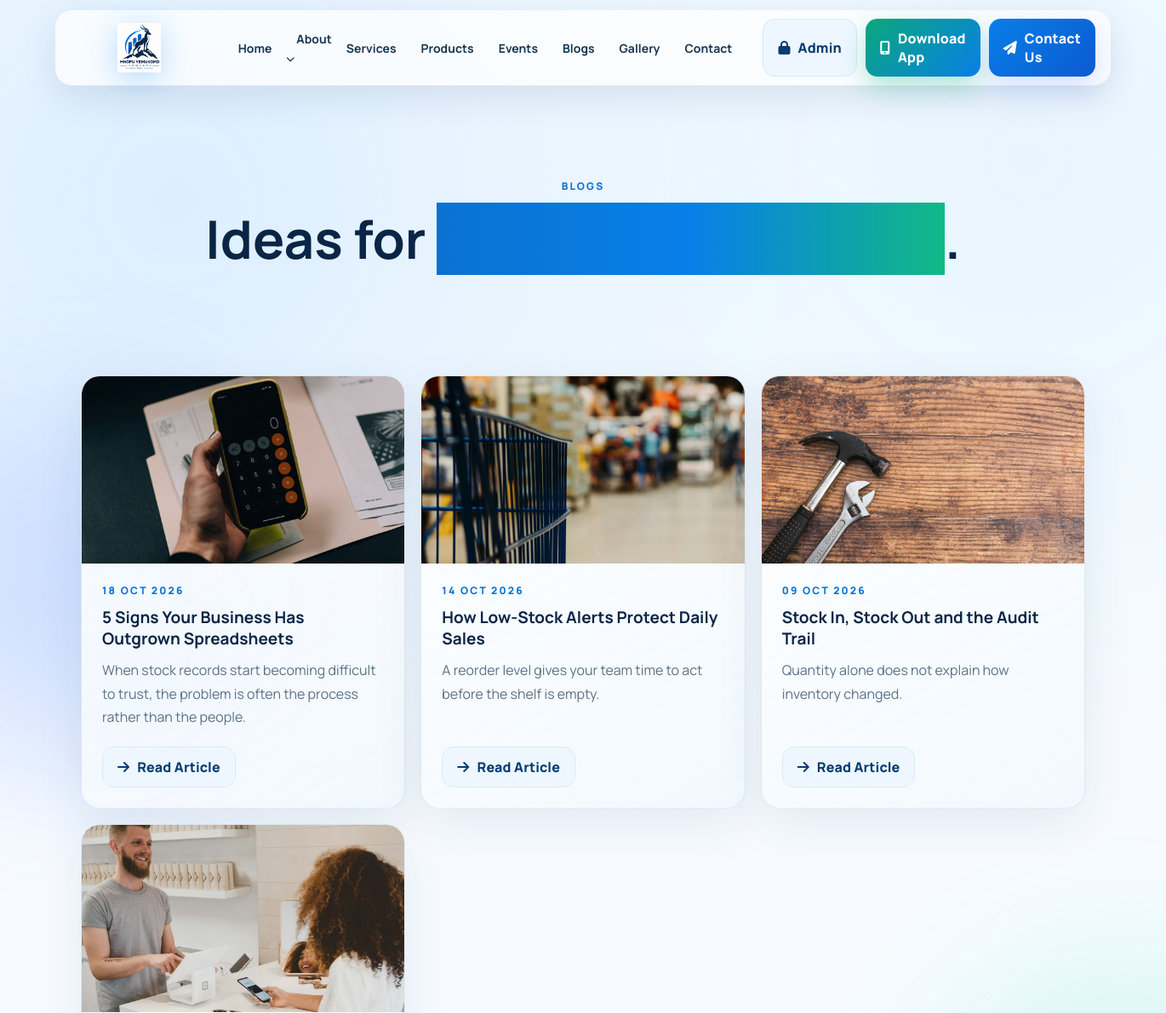
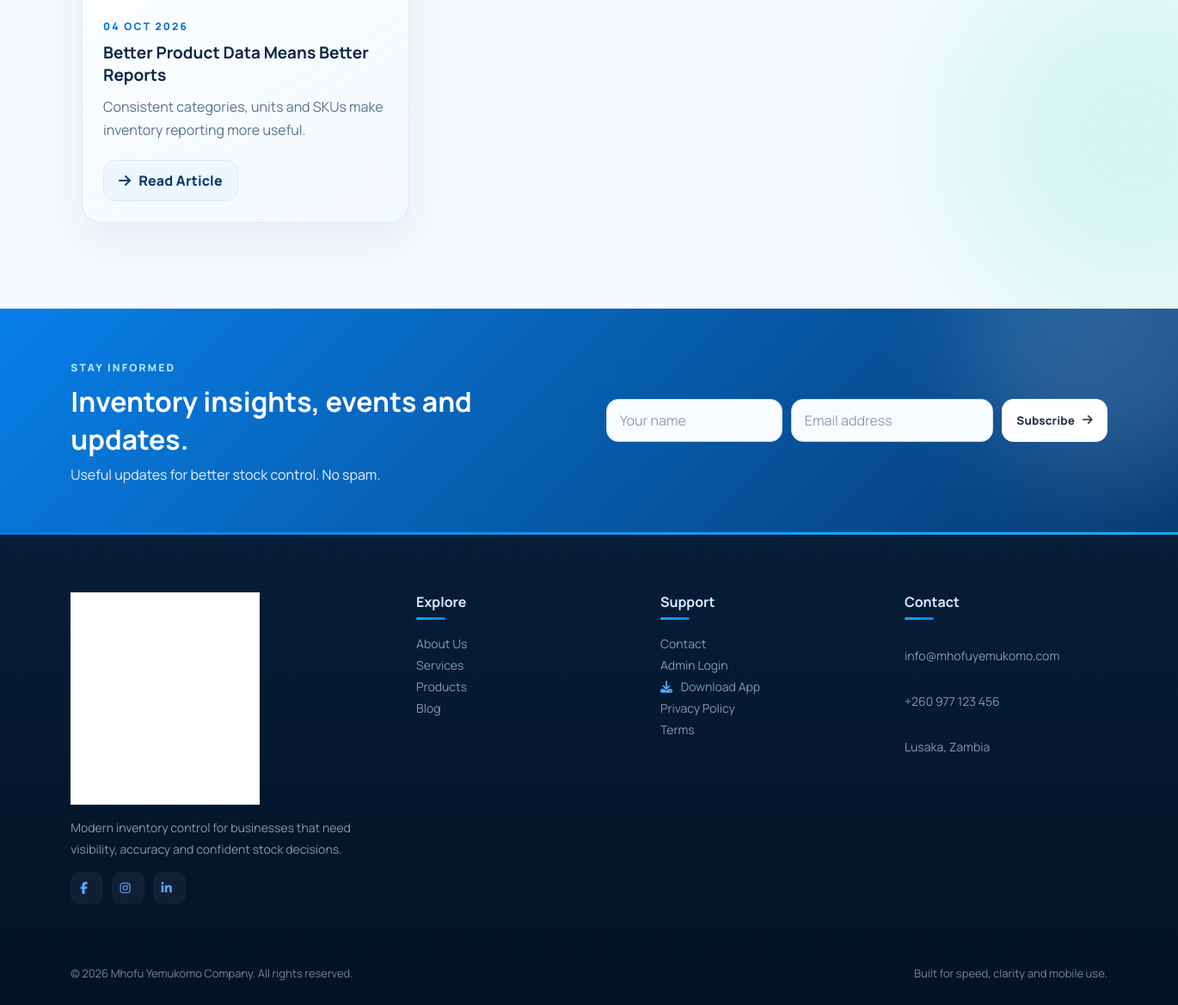
/blogs.php, run on the app's committed database (2 pictures, top to bottom).
### tables this page shows
CREATE TABLE `blogs` (
  `id` int(10) unsigned NOT NULL AUTO_INCREMENT,
  `title` varchar(220) NOT NULL,
  `slug` varchar(220) NOT NULL,
  `category` varchar(120) DEFAULT NULL,
  `favicon` varchar(500) DEFAULT NULL,
  `keywords` varchar(500) DEFAULT NULL,
  `excerpt` text DEFAULT NULL,
  `body` longtext DEFAULT NULL,
  `image_url` varchar(500) DEFAULT NULL,
  `seo_title` varchar(220) DEFAULT NULL,
  `meta_description` varchar(320) DEFAULT NULL,
  `og_title` varchar(220) DEFAULT NULL,
  `og_description` varchar(320) DEFAULT NULL,
  `og_image` varchar(500) DEFAULT NULL,
  `status` varchar(30) DEFAULT 'draft',
  `published_at` datetime DEFAULT NULL,
  `created_at` timestamp NOT NULL DEFAULT current_timestamp(),
  `updated_at` timestamp NOT NULL DEFAULT current_timestamp() ON UPDATE current_timestamp(),
  PRIMARY KEY (`id`),
  KEY `idx_blog_slug` (`slug`),
  KEY `idx_blog_status` (`status`),
  KEY `idx_blog_published` (`published_at`)
);

CREATE TABLE `site_settings` (
  `id` int(10) unsigned NOT NULL AUTO_INCREMENT,
  `business_name` varchar(150) DEFAULT NULL,
  `email` varchar(190) DEFAULT NULL,
  `phone` varchar(60) DEFAULT NULL,
  `address` varchar(255) DEFAULT NULL,
  `created_at` timestamp NOT NULL DEFAULT current_timestamp(),
  PRIMARY KEY (`id`)
);

### includes/functions.php (called while the page is built, shortened)
<?php
function e($v){return htmlspecialchars((string)$v,ENT_QUOTES,'UTF-8');}

### blogs.php (the view)
<?php require 'config/db.php';$blogs=$pdo->query("SELECT * FROM blogs WHERE status='published' ORDER BY published_at DESC,id DESC")->fetchAll();$page_title='Blog';include 'includes/header.php';?><section class="page-hero"><div class="container"><span class="eyebrow">Blogs</span><h1>Ideas for <span class="gradient-text">better stock control</span>.</h1></div></section><section class="content-shell"><div class="container card-grid"><?php foreach($blogs as $b):?><article class="glass-card image-card blog-card"><img src="<?=e($b['image_url'])?>" alt="<?=e($b['title'])?>"><div class="body"><span class="eyebrow"><?=date('d M Y',strtotime($b['published_at']))?></span><h3><?=e($b['title'])?></h3><p><?=e($b['excerpt'])?></p><a class="btn btn-ghost" href="blog?slug=<?=urlencode($b['slug'])?>"><i class="fa-solid fa-arrow-right"></i> Read Article</a></div></article><?php endforeach;?></div></section><?php include 'includes/footer.php'; ?>

### includes/header.php (shortened to what this page needs)
<?php require_once __DIR__.'/functions.php'; require_once dirname(__DIR__).'/config/db.php'; if(session_status()!==PHP_SESSION_ACTIVE) session_start(); $settings=$pdo->query("SELECT * FROM site_settings LIMIT 1")->fetch()?:[]; ?>
<!doctype html><html lang="en"><head>
<link rel="stylesheet" href="https://cdnjs.cloudflare.com/ajax/libs/font-awesome/6.6.0/css/all.min.css"><link rel="stylesheet" href="https://cdn.jsdelivr.net/npm/toastify-js/src/toastify.min.css"><link rel="stylesheet" href="assets/css/style.css"></head><body>
<div class="cursor-dot"></div><div class="cursor-ring"></div><div class="motion-orb orb-a"></div><div class="motion-orb orb-b"></div>
<header class="site-header"><a class="logo brand-image" href="index"><img src="assets/img/mhofu-logo.png" alt="Mhofu Yemukomo Company"></a><nav class="main-nav"><a href="index">Home</a><span class="nav-drop"><a href="about">About <i class="fa-solid fa-chevron-down"></i></a></span><a href="services">Services</a><a href="products">Products</a><a href="events">Events</a><a href="blogs">Blogs</a><a href="gallery">Gallery</a><a href="contact">Contact</a></nav><div class="nav-actions"><a class="btn btn-ghost" href="login"><i class="fa-solid fa-lock"></i> Admin</a><a class="btn btn-dl" href="assets/downloads/Mhofu-Inventory-Manager.apk" download><i class="fa-solid fa-mobile-screen-button"></i> Download App</a><a class="btn btn-primary" href="contact"><i class="fa-solid fa-paper-plane"></i> Contact Us</a></div></header><main>

### includes/footer.php (shortened to what this page needs)
</main>
<section class="newsletter-band"><div><span class="eyebrow">Stay informed</span><h2>Inventory insights, events and updates.</h2><p>Useful updates for better stock control. No spam.</p></div><form id="newsletterForm" class="newsletter-form" novalidate><input name="name" aria-label="Name" placeholder="Your name"><input name="email" type="email" aria-label="Email" placeholder="Email address"><button class="btn btn-light" type="submit"><span>Subscribe</span><i class="fa-solid fa-arrow-right"></i></button></form></section>
<footer class="footer"><div class="footer-grid"><div><a class="logo footer-logo" href="index"><img class="footer-brand-img" src="assets/img/mhofu-logo.png" alt="Mhofu Yemukomo Company"></a><p>Modern inventory control for businesses that need visibility, accuracy and confident stock decisions.</p><div class="socials"><a href="#"><i class="fa-brands fa-facebook-f"></i></a><a href="#"><i class="fa-brands fa-instagram"></i></a><a href="#"><i class="fa-brands fa-linkedin-in"></i></a></div></div><div><h4>Explore</h4><a href="about">About Us</a><a href="services">Services</a><a href="products">Products</a><a href="blogs">Blog</a></div><div><h4>Support</h4><a href="contact">Contact</a><a href="login">Admin Login</a><a href="assets/downloads/Mhofu-Inventory-Manager.apk" download><i class="fa-solid fa-download"></i> Download App</a><a href="#">Privacy Policy</a><a href="#">Terms</a></div><div><h4>Contact</h4><p><?=e($settings['email']??'admin@example.com')?></p><p><?=e($settings['phone']??'+260 000 000 000')?></p><p><?=e($settings['address']??'Lusaka, Zambia')?></p></div></div><div class="footer-bottom"><span>© <?=date('Y')?> <?=e($settings['business_name']??'Mhofu Yemukomo Company')?>. All rights reserved.</span><span>Built for speed, clarity and mobile use.</span></div></footer>
</body></html>

### data on the page
blogs: image_url (picture), published_at "18 OCT 2026", title "5 Signs Your Business Has Outgrown Spreadsheets", excerpt "When stock records start becoming difficult to trust, the problem is often the process rather than the people."
blogs: image_url (picture), published_at "14 OCT 2026", title "How Low-Stock Alerts Protect Daily Sales", excerpt "A reorder level gives your team time to act before the shelf is empty."
blogs: image_url (picture), published_at "09 OCT 2026", title "Stock In, Stock Out and the Audit Trail", excerpt "Quantity alone does not explain how inventory changed."
blogs: image_url (picture), published_at "04 OCT 2026", title "Better Product Data Means Better Reports", excerpt "Consistent categories, units and SKUs make inventory reporting more useful."
site_settings: email "info@mhofuyemukomo.com", phone "+260 977 123 456", address "Lusaka, Zambia", business_name "Mhofu Yemukomo Company"
